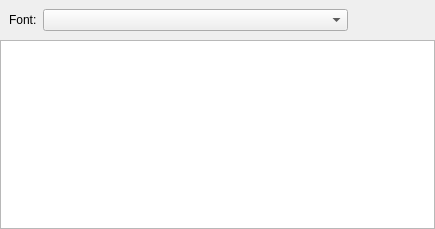
<?xml version="1.0" encoding="UTF-8"?>
<ui version="4.0">
 <class>QXOpenFontDialog</class>
 <widget class="QDialog" name="QXOpenFontDialog">
  <property name="geometry">
   <rect>
    <x>0</x>
    <y>0</y>
    <width>435</width>
    <height>229</height>
   </rect>
  </property>
  <property name="windowTitle">
   <string>Select Font</string>
  </property>
  <layout class="QVBoxLayout" name="verticalLayout">
   <property name="spacing">
    <number>0</number>
   </property>
   <property name="leftMargin">
    <number>0</number>
   </property>
   <property name="topMargin">
    <number>0</number>
   </property>
   <property name="rightMargin">
    <number>0</number>
   </property>
   <property name="bottomMargin">
    <number>0</number>
   </property>
   <item>
    <widget class="QWidget" name="widget" native="true">
     <layout class="QHBoxLayout" name="horizontalLayout_2">
      <item>
       <widget class="QLabel" name="label">
        <property name="text">
         <string>Font:</string>
        </property>
       </widget>
      </item>
      <item>
       <widget class="QXFontComboBox" name="fontComboBox">
        <property name="sizePolicy">
         <sizepolicy hsizetype="Expanding" vsizetype="Fixed">
          <horstretch>0</horstretch>
          <verstretch>0</verstretch>
         </sizepolicy>
        </property>
       </widget>
      </item>
      <item>
       <layout class="QHBoxLayout" name="horizontalLayout">
        <property name="spacing">
         <number>3</number>
        </property>
        <item>
         <widget class="QPushButton" name="filterButton">
          <property name="maximumSize">
           <size>
            <width>22</width>
            <height>22</height>
           </size>
          </property>
          <property name="focusPolicy">
           <enum>Qt::NoFocus</enum>
          </property>
          <property name="toolTip">
           <string>Filter</string>
          </property>
          <property name="styleSheet">
           <string notr="true">border: none;</string>
          </property>
          <property name="text">
           <string/>
          </property>
          <property name="icon">
           <iconset resource="QXApplication.qrc">
            <normaloff>:/images/filter.png</normaloff>:/images/filter.png</iconset>
          </property>
          <property name="iconSize">
           <size>
            <width>22</width>
            <height>22</height>
           </size>
          </property>
          <property name="autoDefault">
           <bool>false</bool>
          </property>
          <property name="flat">
           <bool>true</bool>
          </property>
         </widget>
        </item>
        <item>
         <widget class="QPushButton" name="recentButton">
          <property name="maximumSize">
           <size>
            <width>22</width>
            <height>22</height>
           </size>
          </property>
          <property name="focusPolicy">
           <enum>Qt::NoFocus</enum>
          </property>
          <property name="styleSheet">
           <string notr="true">border: none;</string>
          </property>
          <property name="text">
           <string/>
          </property>
          <property name="icon">
           <iconset resource="QXApplication.qrc">
            <normaloff>:/images/info.png</normaloff>:/images/info.png</iconset>
          </property>
          <property name="iconSize">
           <size>
            <width>22</width>
            <height>22</height>
           </size>
          </property>
          <property name="autoDefault">
           <bool>false</bool>
          </property>
          <property name="flat">
           <bool>true</bool>
          </property>
         </widget>
        </item>
        <item>
         <widget class="QPushButton" name="okButton">
          <property name="sizePolicy">
           <sizepolicy hsizetype="Fixed" vsizetype="Fixed">
            <horstretch>0</horstretch>
            <verstretch>0</verstretch>
           </sizepolicy>
          </property>
          <property name="minimumSize">
           <size>
            <width>22</width>
            <height>22</height>
           </size>
          </property>
          <property name="maximumSize">
           <size>
            <width>22</width>
            <height>22</height>
           </size>
          </property>
          <property name="focusPolicy">
           <enum>Qt::NoFocus</enum>
          </property>
          <property name="toolTip">
           <string>OK</string>
          </property>
          <property name="styleSheet">
           <string notr="true">border: none;</string>
          </property>
          <property name="text">
           <string/>
          </property>
          <property name="icon">
           <iconset resource="QXApplication.qrc">
            <normaloff>:/images/ok.png</normaloff>:/images/ok.png</iconset>
          </property>
          <property name="iconSize">
           <size>
            <width>22</width>
            <height>22</height>
           </size>
          </property>
          <property name="default">
           <bool>true</bool>
          </property>
          <property name="flat">
           <bool>true</bool>
          </property>
         </widget>
        </item>
       </layout>
      </item>
     </layout>
    </widget>
   </item>
   <item>
    <widget class="QTextBrowser" name="textBrowser">
     <property name="html">
      <string>&lt;!DOCTYPE HTML PUBLIC &quot;-//W3C//DTD HTML 4.0//EN&quot; &quot;http://www.w3.org/TR/REC-html40/strict.dtd&quot;&gt;
&lt;html&gt;&lt;head&gt;&lt;meta name=&quot;qrichtext&quot; content=&quot;1&quot; /&gt;&lt;style type=&quot;text/css&quot;&gt;
p, li { white-space: pre-wrap; }
&lt;/style&gt;&lt;/head&gt;&lt;body style=&quot; font-family:'.SF NS Text'; font-size:13pt; font-weight:400; font-style:normal;&quot;&gt;
&lt;p style=&quot;-qt-paragraph-type:empty; margin-top:0px; margin-bottom:0px; margin-left:0px; margin-right:0px; -qt-block-indent:0; text-indent:0px; font-family:'MS Shell Dlg 2'; font-size:8pt;&quot;&gt;&lt;br /&gt;&lt;/p&gt;&lt;/body&gt;&lt;/html&gt;</string>
     </property>
     <property name="openExternalLinks">
      <bool>true</bool>
     </property>
    </widget>
   </item>
  </layout>
  <action name="actionOpen">
   <property name="text">
    <string>Open From File</string>
   </property>
  </action>
  <action name="actionOpenFromFile">
   <property name="text">
    <string>Open</string>
   </property>
  </action>
  <action name="actionClose">
   <property name="text">
    <string>Close</string>
   </property>
  </action>
  <action name="actionRecent">
   <property name="text">
    <string>Recent</string>
   </property>
  </action>
  <action name="actionDev_Links">
   <property name="text">
    <string>Dev Links</string>
   </property>
  </action>
  <action name="actionGlyph">
   <property name="text">
    <string>Glyph</string>
   </property>
  </action>
  <action name="actionUnicode">
   <property name="text">
    <string>Unicode</string>
   </property>
  </action>
 </widget>
 <customwidgets>
  <customwidget>
   <class>QXFontComboBox</class>
   <extends>QComboBox</extends>
   <header>QXFontComboBox.h</header>
  </customwidget>
 </customwidgets>
 <resources>
  <include location="QXApplication.qrc"/>
 </resources>
 <connections>
  <connection>
   <sender>okButton</sender>
   <signal>clicked()</signal>
   <receiver>QXOpenFontDialog</receiver>
   <slot>accept()</slot>
   <hints>
    <hint type="sourcelabel">
     <x>747</x>
     <y>27</y>
    </hint>
    <hint type="destinationlabel">
     <x>399</x>
     <y>299</y>
    </hint>
   </hints>
  </connection>
 </connections>
</ui>
